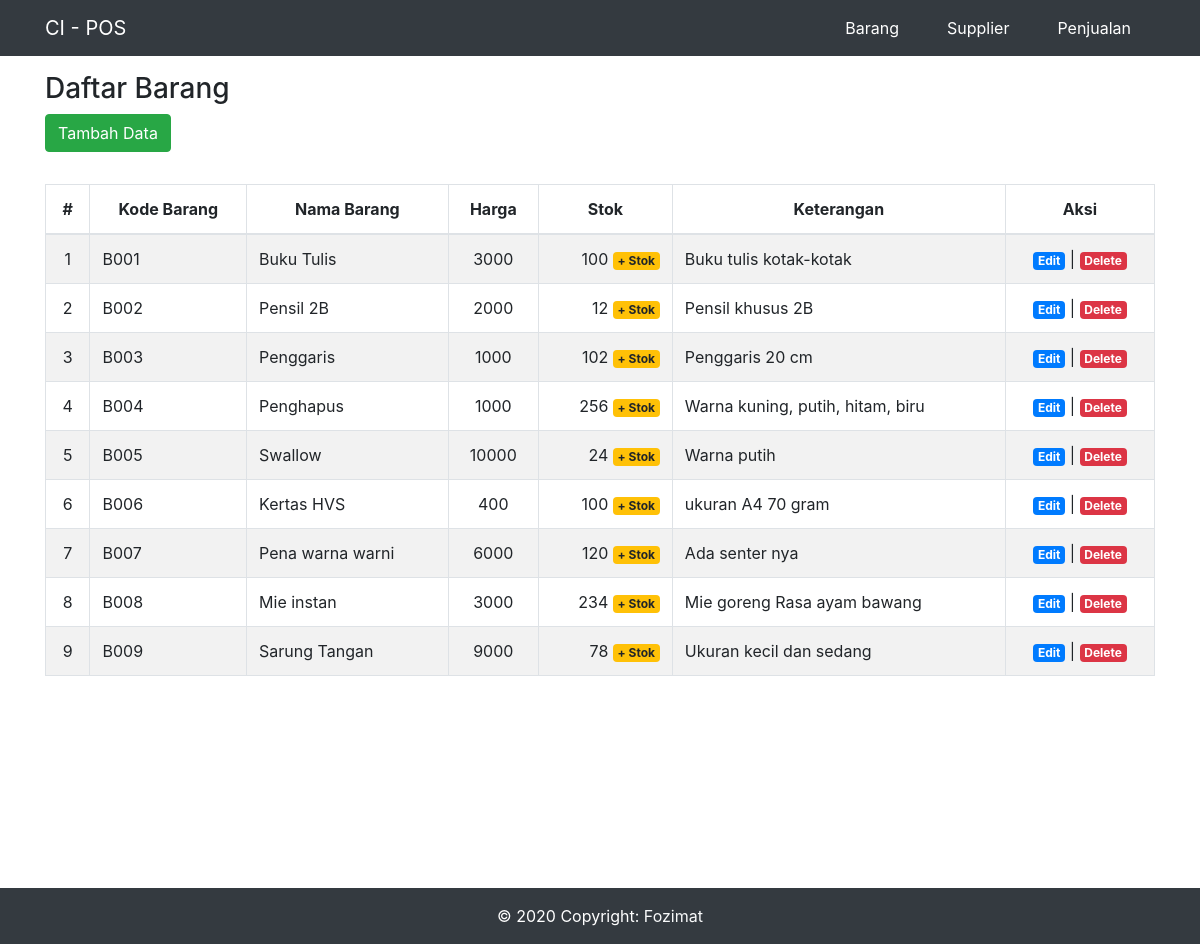
The page / on the database its author committed.
### tables this page shows
CREATE TABLE `tb_barang` (
  `id_barang` int(11) NOT NULL,
  `kode_barang` varchar(255) NOT NULL,
  `nama_barang` varchar(255) NOT NULL,
  `harga` int(11) NOT NULL,
  `stok` int(11) NOT NULL,
  `keterangan` varchar(255) NOT NULL
);

### application/controllers/Home.php (called while the page is built, shortened)
<?php
class Home extends CI_Controller
{
    public function __construct()
    {
        $this->load->model('m_barang');
    }
    public function index()
    {
        $data['title'] = 'Daftar Barang';
        $data['data'] = $this->m_barang->getAll('tb_barang');
        $this->load->view('template/header', $data);
        $this->load->view('home/tampil_barang', $data);
        $this->load->view('template/footer');
    }
}

### index.php (called while the page is built, shortened)
<?php
require_once BASEPATH.'core/CodeIgniter.php';

### application/models/M_barang.php (called while the page is built, shortened)
<?php
class M_barang extends CI_Model
{
    function getAll($table)
    {
        return $this->db->get($table);
    }
}

### application/views/home/tampil_barang.php (the view, shortened to what this page needs)
<div class="container mt-3" style="min-height: 100vh!important;">
    <h3>Daftar Barang</h3>
    <a class="btn btn-success mb-3" href="<?= base_url('home/tambah'); ?>">Tambah Data</a>
    <table id="example" class="table table-bordered table-striped mt-3 mx-auto">
        <thead>
            <tr class="text-center">
                <th scope="col">#</th>
                <th scope="col">Kode Barang</th>
                <th scope="col">Nama Barang</th>
                <th scope="col">Harga</th>
                <th scope="col">Stok</th>
                <th scope="col">Keterangan</th>
                <th scope="col">Aksi</th>
            </tr>
        </thead>
        <tbody>
            <?php
            $no = 1;
            foreach ($data->result() as $d) : ?>
                <tr>
                    <td class="text-center"><?= $no++; ?></td>
                    <td><?= $d->kode_barang; ?></td>
                    <td><?= $d->nama_barang; ?></td>
                    <td class="text-center"><?= $d->harga; ?></td>
                    <td class="text-right"><?= $d->stok; ?>
                        <a href="javascript:;" data-toggle="modal" data-target="#tambahStok" class="badge badge-warning" data-id="<?= $d->id_barang; ?>" data-stok="<?= $d->stok; ?>">+ Stok</a>
                    </td>
                    <td><?= $d->keterangan; ?></td>
                    <td class="text-center">
                        <a href="<?= site_url('home/edit/' . $d->id_barang); ?>" class="badge badge-primary">Edit</a> |
                        <a href="<?= site_url('home/hapus/' . $d->id_barang); ?>" class="badge badge-danger" onclick="return confirm('Apakah anda yakin?')">Delete</a>
                    </td>
                </tr>
            <?php endforeach; ?>
        </tbody>
    </table>
</div>

### application/views/template/header.php (shortened to what this page needs)
<!doctype html>
<html lang="en">
<head>
    <link rel="stylesheet" href="https://maxcdn.bootstrapcdn.com/bootstrap/4.0.0/css/bootstrap.min.css">
    <link rel="stylesheet" type="text/css" href="https://cdn.datatables.net/v/bs4/dt-1.10.22/datatables.min.css" />
</head>
<body>
    <nav class="navbar navbar-expand-lg navbar navbar-dark bg-dark">
        <div class="container">
            <a class="navbar-brand" href="<?= site_url('home'); ?>">CI - POS</a>
            <div class="collapse navbar-collapse" id="navbarSupportedContent">
                <ul class="navbar-nav ml-auto">
                    <li class="nav-item active px-3">
                        <a class="nav-link" href="<?= site_url('home'); ?>">Barang</a>
                    </li>
                    <li class="nav-item active px-3">
                        <a class="nav-link" href="<?= site_url('supplier'); ?>">Supplier</a>
                    </li>
                    <li class="nav-item active px-3">
                        <a class="nav-link" href="<?= site_url('penjualan'); ?>">Penjualan</a>
                    </li>
                </ul>
            </div>
        </div>
    </nav>

### application/views/template/footer.php (shortened to what this page needs)
<div class="custom-footer footer-copyright bg-dark text-white text-center py-3 mt-3">© 2020 Copyright:
    <a class="text-light" href="https://github.com/Fozimat"> Fozimat</a>
</div>
</body>
</html>

### rows shown on the page
tb_barang: kode_barang "B001", nama_barang "Buku Tulis", harga "3000", stok "100", keterangan "Buku tulis kotak-kotak"
tb_barang: kode_barang "B002", nama_barang "Pensil 2B", harga "2000", stok "12", keterangan "Pensil khusus 2B"
tb_barang: kode_barang "B003", nama_barang "Penggaris", harga "1000", stok "102", keterangan "Penggaris 20 cm"
tb_barang: kode_barang "B004", nama_barang "Penghapus", harga "1000", stok "256", keterangan "Warna kuning, putih, hitam, biru"
tb_barang: kode_barang "B005", nama_barang "Swallow", harga "10000", stok "24", keterangan "Warna putih"
tb_barang: kode_barang "B006", nama_barang "Kertas HVS", harga "400", stok "100", keterangan "ukuran A4 70 gram"
tb_barang: kode_barang "B007", nama_barang "Pena warna warni", harga "6000", stok "120", keterangan "Ada senter nya"
tb_barang: kode_barang "B008", nama_barang "Mie instan", harga "3000", stok "234", keterangan "Mie goreng Rasa ayam bawang"
tb_barang: kode_barang "B009", nama_barang "Sarung Tangan", harga "9000", stok "78", keterangan "Ukuran kecil dan sedang"
